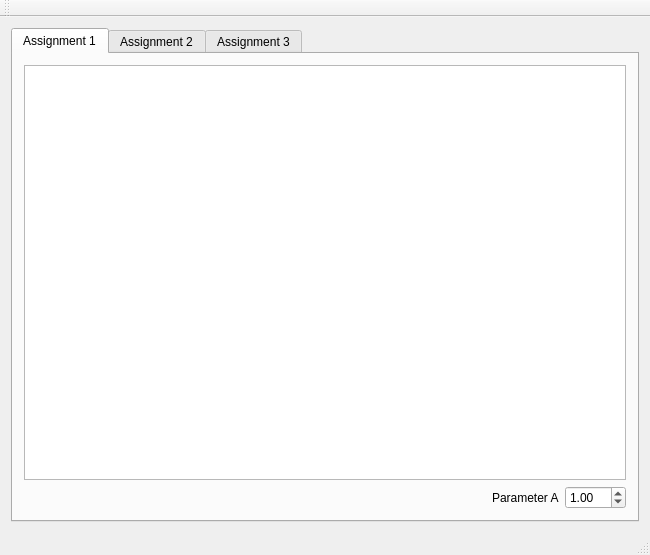
<?xml version="1.0" encoding="UTF-8"?>
<ui version="4.0">
 <class>MainWindow</class>
 <widget class="QMainWindow" name="MainWindow">
  <property name="geometry">
   <rect>
    <x>0</x>
    <y>0</y>
    <width>650</width>
    <height>555</height>
   </rect>
  </property>
  <property name="windowTitle">
   <string>Scarabaeus</string>
  </property>
  <widget class="QWidget" name="centralWidget">
   <layout class="QGridLayout" name="gridLayout">
    <item row="0" column="0">
     <widget class="QTabWidget" name="tabWidget">
      <property name="currentIndex">
       <number>0</number>
      </property>
      <widget class="QWidget" name="tab">
       <attribute name="title">
        <string>Assignment 1</string>
       </attribute>
       <layout class="QGridLayout" name="gridLayout_2">
        <item row="0" column="0" colspan="3">
         <widget class="QGraphicsView" name="gvScarabaeus_1"/>
        </item>
        <item row="1" column="0">
         <spacer name="horizontalSpacer">
          <property name="orientation">
           <enum>Qt::Horizontal</enum>
          </property>
          <property name="sizeHint" stdset="0">
           <size>
            <width>401</width>
            <height>20</height>
           </size>
          </property>
         </spacer>
        </item>
        <item row="1" column="1">
         <widget class="QLabel" name="lblA_1">
          <property name="text">
           <string>Parameter A</string>
          </property>
         </widget>
        </item>
        <item row="1" column="2">
         <widget class="QDoubleSpinBox" name="dsbA_1">
          <property name="minimum">
           <double>-10.000000000000000</double>
          </property>
          <property name="maximum">
           <double>10.000000000000000</double>
          </property>
          <property name="singleStep">
           <double>0.250000000000000</double>
          </property>
          <property name="value">
           <double>1.000000000000000</double>
          </property>
         </widget>
        </item>
       </layout>
      </widget>
      <widget class="QWidget" name="tab_3">
       <attribute name="title">
        <string>Assignment 2</string>
       </attribute>
       <layout class="QGridLayout" name="gridLayout_3">
        <item row="0" column="0" colspan="3">
         <widget class="QGraphicsView" name="gvCardinal_2"/>
        </item>
        <item row="1" column="0">
         <spacer name="horizontalSpacer_2">
          <property name="orientation">
           <enum>Qt::Horizontal</enum>
          </property>
          <property name="sizeHint" stdset="0">
           <size>
            <width>432</width>
            <height>20</height>
           </size>
          </property>
         </spacer>
        </item>
        <item row="1" column="1">
         <widget class="QLabel" name="lblTension_2">
          <property name="text">
           <string>Tension</string>
          </property>
         </widget>
        </item>
        <item row="1" column="2">
         <widget class="QDoubleSpinBox" name="dsbTension_2">
          <property name="minimum">
           <double>-99.989999999999995</double>
          </property>
          <property name="singleStep">
           <double>0.100000000000000</double>
          </property>
         </widget>
        </item>
       </layout>
      </widget>
      <widget class="QWidget" name="tab_2">
       <attribute name="title">
        <string>Assignment 3</string>
       </attribute>
       <layout class="QGridLayout" name="gridLayout_4">
        <item row="0" column="0" colspan="3">
         <widget class="QGraphicsView" name="gvCombi_3"/>
        </item>
        <item row="1" column="0">
         <spacer name="horizontalSpacer_3">
          <property name="orientation">
           <enum>Qt::Horizontal</enum>
          </property>
          <property name="sizeHint" stdset="0">
           <size>
            <width>378</width>
            <height>20</height>
           </size>
          </property>
         </spacer>
        </item>
        <item row="1" column="1">
         <widget class="QLabel" name="lblSampleDensity_3">
          <property name="text">
           <string>Sample Density</string>
          </property>
         </widget>
        </item>
        <item row="1" column="2">
         <widget class="QDoubleSpinBox" name="dsbSampleDensity_3">
          <property name="decimals">
           <number>3</number>
          </property>
          <property name="minimum">
           <double>0.040000000000000</double>
          </property>
          <property name="maximum">
           <double>5.000000000000000</double>
          </property>
          <property name="singleStep">
           <double>0.010000000000000</double>
          </property>
          <property name="value">
           <double>0.400000000000000</double>
          </property>
         </widget>
        </item>
        <item row="2" column="0">
         <spacer name="horizontalSpacer_4">
          <property name="orientation">
           <enum>Qt::Horizontal</enum>
          </property>
          <property name="sizeHint" stdset="0">
           <size>
            <width>378</width>
            <height>20</height>
           </size>
          </property>
         </spacer>
        </item>
        <item row="2" column="1">
         <widget class="QLabel" name="lblA_3">
          <property name="text">
           <string>Parameter A</string>
          </property>
         </widget>
        </item>
        <item row="2" column="2">
         <widget class="QDoubleSpinBox" name="dsbA_3">
          <property name="minimum">
           <double>-10.000000000000000</double>
          </property>
          <property name="maximum">
           <double>10.000000000000000</double>
          </property>
          <property name="singleStep">
           <double>0.250000000000000</double>
          </property>
          <property name="value">
           <double>1.000000000000000</double>
          </property>
         </widget>
        </item>
        <item row="3" column="0">
         <spacer name="horizontalSpacer_5">
          <property name="orientation">
           <enum>Qt::Horizontal</enum>
          </property>
          <property name="sizeHint" stdset="0">
           <size>
            <width>378</width>
            <height>20</height>
           </size>
          </property>
         </spacer>
        </item>
        <item row="3" column="1">
         <widget class="QLabel" name="lblTension_3">
          <property name="text">
           <string>Tension</string>
          </property>
         </widget>
        </item>
        <item row="3" column="2">
         <widget class="QDoubleSpinBox" name="dsbTension_3">
          <property name="minimum">
           <double>-99.989999999999995</double>
          </property>
          <property name="singleStep">
           <double>0.100000000000000</double>
          </property>
         </widget>
        </item>
       </layout>
      </widget>
     </widget>
    </item>
   </layout>
  </widget>
  <widget class="QMenuBar" name="menuBar">
   <property name="geometry">
    <rect>
     <x>0</x>
     <y>0</y>
     <width>650</width>
     <height>25</height>
    </rect>
   </property>
  </widget>
  <widget class="QToolBar" name="mainToolBar">
   <attribute name="toolBarArea">
    <enum>TopToolBarArea</enum>
   </attribute>
   <attribute name="toolBarBreak">
    <bool>false</bool>
   </attribute>
  </widget>
  <widget class="QStatusBar" name="statusBar"/>
 </widget>
 <layoutdefault spacing="6" margin="11"/>
 <resources/>
 <connections/>
</ui>
